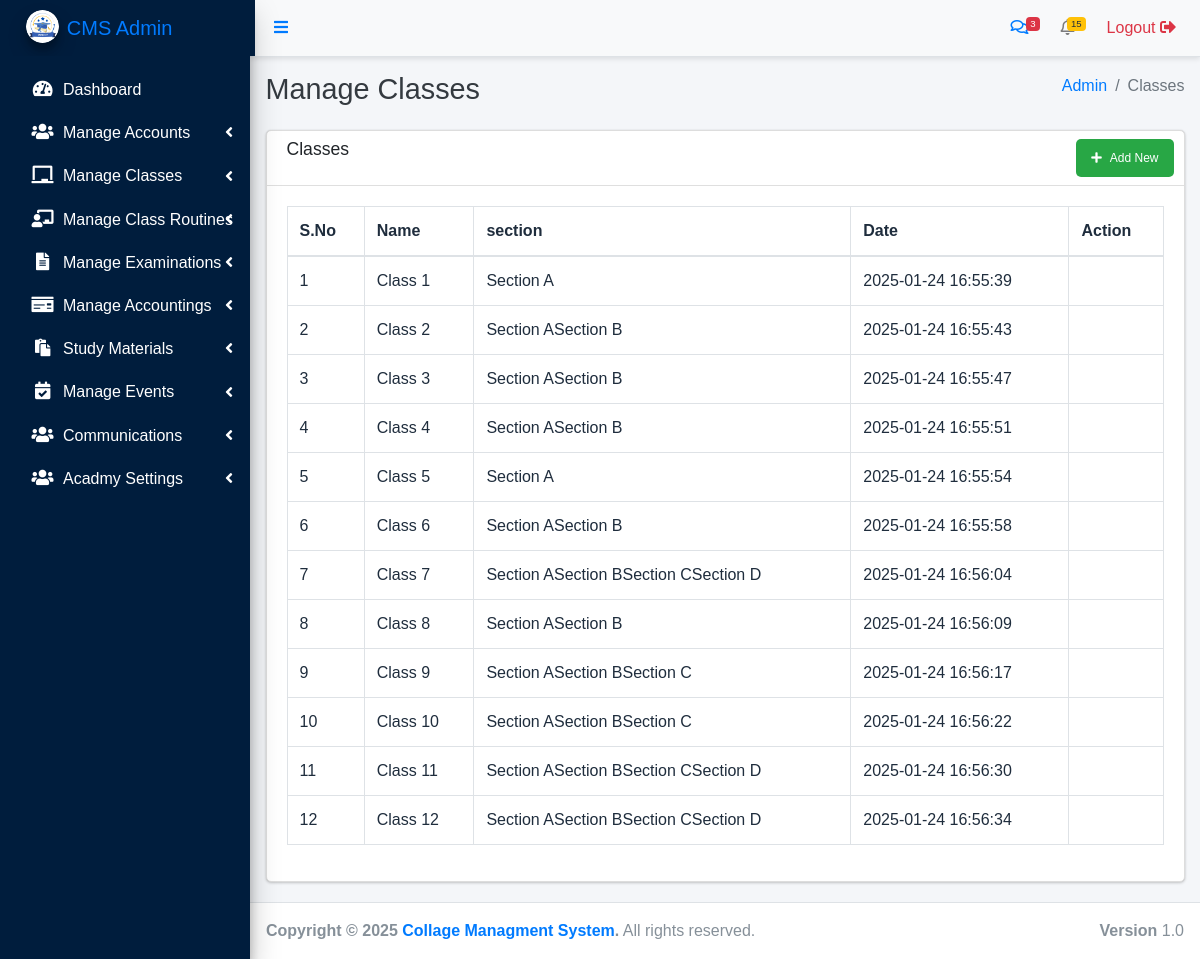
Page /admin/classes.php (signed in) on the committed database.
### tables this page shows
CREATE TABLE `posts` (
  `id` int NOT NULL AUTO_INCREMENT,
  `author` int NOT NULL DEFAULT '1',
  `title` text NOT NULL,
  `description` text NOT NULL,
  `type` varchar(100) NOT NULL,
  `publish_date` timestamp NOT NULL DEFAULT CURRENT_TIMESTAMP ON UPDATE CURRENT_TIMESTAMP,
  `modified_date` timestamp NOT NULL DEFAULT '0000-00-00 00:00:00' ON UPDATE CURRENT_TIMESTAMP,
  `status` varchar(50) NOT NULL,
  `parent` int NOT NULL,
  PRIMARY KEY (`id`)
);

CREATE TABLE `metadata` (
  `id` int NOT NULL AUTO_INCREMENT,
  `item_id` int NOT NULL,
  `meta_key` text NOT NULL,
  `meta_value` text NOT NULL,
  PRIMARY KEY (`id`)
);

### includes/functions.php (called while the page is built, shortened)
<?php
function get_post(array $args = [])
{
    global $db_conn;
    if(!empty($args))
    {
        $condition = "WHERE 0 ";
        foreach($args as $k => $v)
        {
            $v = (string)$v;
            $condition_ar[] = "$k = '$v'";
        }
        if ($condition_ar > 0) {
            $condition = "WHERE " . implode(" AND ", $condition_ar);
        }
    };
    $sql = "SELECT * FROM posts $condition";
    $query = mysqli_query($db_conn,$sql);
    return mysqli_fetch_object($query);
}
function get_posts(array $args = [],string $type = 'object')
{
    global $db_conn;
    $condition = "WHERE 0 ";
    if(!empty($args))
    {
        foreach($args as $k => $v)
        {
            $v = (string)$v;
            $condition_ar[] = "$k = '$v'";
        }
        if ($condition_ar > 0) {
            $condition = "WHERE " . implode(" AND ", $condition_ar);
        }
    };
    $sql = "SELECT * FROM posts $condition";
    $query = mysqli_query($db_conn,$sql);
    return data_output($query , $type);
}
function get_metadata($item_id,$meta_key='',$type ='object')
{
    global $db_conn;
    $query = mysqli_query($db_conn,"SELECT * FROM metadata WHERE item_id = $item_id");
    if(!empty($meta_key))
    {
        $query = mysqli_query($db_conn,"SELECT * FROM metadata WHERE item_id = $item_id AND meta_key = '$meta_key'");
    }
    return data_output($query , $type);
}
function data_output($query , $type ='object')
{
    $output = array();
    if($type == 'object')
    {
        while ($result = mysqli_fetch_object($query)) {
            $output[] = $result;
        }
    }
    else
    {
        while ($result = mysqli_fetch_assoc($query)) {
            $output[] = $result;
        }
    }
    return $output;
}
?>

### admin/classes.php (the view, shortened to what this page needs)
<?php include('header.php'); ?>
<?php include('sidebar.php'); ?>
<div class="content-header">
  <div class="container-fluid">
    <div class="row mb-2">
      <div class="col-sm-6">
        <h1 class="m-0 text-dark">Manage Classes</h1>
      </div>
      <div class="col-sm-6">
        <ol class="breadcrumb float-sm-right">
          <li class="breadcrumb-item"><a href="">Admin</a></li>
          <li class="breadcrumb-item active">Classes</li>
        </ol>
      </div>
    </div>
  </div>
</div>
<section class="content">
  <div class="container-fluid">
    <?php
    if (isset($_REQUEST['action'])) { ?>
      <div class="card">
        <div class="card-header py-2">
          <h3 class="card-title">
            Add New class</h3>
        </div>
        <div class="card-body">
          <form action="" method="POST">
            <div class="form-group">
              <label for="title">Title</label>
              <input type="text" name="title" placeholder="Title" required class="form-control">
            </div>
            <div class="form-group">
              <label for="title">Sections</label>
              <?php
              $args = array(
                'type' => 'section',
                'status' => 'publish',
              );
              $sections = get_posts($args);
              foreach($sections as $key => $section){ ?>
                <div>
                  <label for="<?php echo $key ?>">
                    <input type="checkbox" name="section[]" id="<?php echo $key ?>" value="<?= $section->id ?>" placeholder="section">
                    <?php echo $section->title ?>
                  </label>
                </div>
              <?php
              } ?>
            </div>
            <button name="submit" class="btn btn-success">Submit</button>
          </form>
        </div>
      </div>
    <?php } else { ?>
      <div class="card">
        <div class="card-header py-2">
          <h3 class="card-title">Classes</h3>
          <div class="card-tools">
            <a href="?action=add-new" class="btn btn-success btn-xs"><i class="fa fa-plus mr-2"></i>Add New</a>
          </div>
        </div>
        <div class="card-body">
          <div class="table-responsive bg-white">
            <table class="table table-bordered">
              <thead>
                <tr>
                  <th>S.No</th>
                  <th>Name</th>
                  <th>section</th>
                  <th>Date</th>
                  <th>Action</th>
                </tr>
              </thead>
              <tbody>
                <?php
                $count = 1;
                $args = array(
                  'type' => 'class',
                  'status' => 'publish',
                );
                $classes = get_posts($args);
                foreach ($classes as $class) { ?>
                  <tr>
                    <td><?= $count++ ?></td>
                    <td>Class <?= $class->title ?></td>
                    <td>
                      <?php
                      $class_meta = get_metadata($class->id, 'section');
                      foreach ($class_meta as $meta) {
                        $section = get_post(array('id' => $meta->meta_value));
                        echo $section->title;
                      } ?>
                    </td>
                    <td><?= $class->publish_date ?></td>
                    <td></td>
                  </tr>
                <?php } ?>
              </tbody>
            </table>
          </div>
        </div>
      </div>
    <?php } ?>
  </div>
</section>
<?php include('footer.php'); ?>

### admin/header.php (shortened to what this page needs)
<?php
   $site_url = 'http://localhost:8012/MCA_FinalProject/';
?>
<!DOCTYPE html>
<html lang="en">
<head>
  <link rel="stylesheet" href="../plugins/fontawesome-free/css/all.min.css">
  <link rel="stylesheet" href="../plugins/overlayScrollbars/css/OverlayScrollbars.min.css">
  <link rel="stylesheet" href="../plugins/datatables-bs4/css/dataTables.bootstrap4.min.css">
  <link rel="stylesheet" href="../plugins/datatables-responsive/css/responsive.bootstrap4.min.css">
  <link rel="stylesheet" href="../plugins/datatables-buttons/css/buttons.bootstrap4.min.css">
  <link rel="stylesheet" href="../plugins/select2/css/select2.min.css">
  <link rel="stylesheet" href="../plugins/select2-bootstrap4-theme/select2-bootstrap4.min.css">
  <link rel="stylesheet" href="../dist/css/adminlte.min.css">
</head>
<body class="hold-transition sidebar-mini layout-fixed layout-navbar-fixed layout-footer-fixed">
<div class="wrapper">

### admin/sidebar.php (shortened to what this page needs)
<nav class="main-header navbar navbar-expand navbar-white navbar-light"  style="background-color: #f8f9fa; box-shadow: 0 2px 5px rgba(0,0,0,0.1);">
   <ul class="navbar-nav">
     <li class="nav-item">
       <a class="nav-link" data-widget="pushmenu" href="#" role="button" style="transition: color 0.3s; color: #007bff;" onmouseover="this.style.color='#0056b3'" onmouseout="this.style.color='#007bff'">
         <i class="fas fa-bars"></i></a>
     </li>
   </ul>
  <ul class="navbar-nav ml-auto">
     <li class="nav-item dropdown">
       <a class="nav-link" data-toggle="dropdown" href="#" style="color: #007bff;">
         <i class="far fa-comments"></i>
         <span class="badge badge-danger navbar-badge">3</span>
       </a>
     </li>
     <li class="nav-item dropdown">
       <a class="nav-link" data-toggle="dropdown" href="#">
         <span class="badge badge-warning navbar-badge">15</span>
       </a>
     </li>
     <li class="nav-item">
       <a href="../logout.php" class="nav-link" title="Logout" style="color: #dc3545;">
       Logout <i class="fa fa-sign-out-alt"></i>
       </a>
     </li>
   </ul>
 </nav>
 <aside class="main-sidebar elevation-4" style="background-color: #001d3d; padding: 5px;">
   <a href="<?=$site_url?>/admin/dashboard.php" class="brand-link" style="background-color: #001d3d;">
     <img src="../dist/img/icon.png" alt="AdminLTE Logo" class="brand-image img-circle elevation-3" style="opacity: 1;">
     <span class="brand-text font-weight-light">CMS Admin</span>
   </a>
   <div class="sidebar">
   <nav class="mt-2">
       <ul class="nav nav-pills nav-sidebar flex-column" data-widget="treeview" role="menu" data-accordion="false">
         <li class="nav-item">
           <a href="<?=$site_url?>admin/dashboard.php" class="nav-link" style="color: #ffffff;">
             <i class="nav-icon fas fa-tachometer-alt"></i>
             <p>Dashboard</p>
           </a>
         </li>
         <li class="nav-item has-treeview" >
           <a href="#" class="nav-link" style="color: #ffffff;">
             <i class="nav-icon fas fa-users"></i>
             <p>
               Manage Accounts
               <i class="fas fa-angle-left right"></i>
             </p>
           </a>
         </li>
         <li class="nav-item has-treeview" style="color: #ffffff;">
           <a href="#" class="nav-link" style="color: #ffffff;">
             <i class="nav-icon fas fa-chalkboard"></i>
             <p>
               Manage Classes
               <i class="fas fa-angle-left right"></i>
             </p>
           </a>
         </li>
         <li class="nav-item has-treeview" style="color: #ffffff;">
           <a href="#" class="nav-link" style="color: #ffffff;">
             <i class="nav-icon fas fa-chalkboard-teacher"></i>
             <p>
               Manage Class Routines
               <i class="fas fa-angle-left right"></i>
             </p>
           </a>
         </li>
         <li class="nav-item has-treeview">
           <a href="#" class="nav-link" style="color: #ffffff;">
             <i class="nav-icon fas fa-file-alt"></i>
             <p>
               Manage Examinations
               <i class="fas fa-angle-left right"></i>
             </p>
           </a>
         </li>
         <li class="nav-item has-treeview">
           <a href="#" class="nav-link" style="color: #ffffff;">
             <i class="nav-icon fas fa-money-check"></i>
             <p>
               Manage Accountings
               <i class="fas fa-angle-left right"></i>
             </p>
           </a>
         </li>
         <li class="nav-item has-treeview">
           <a href="#" class="nav-link" style="color: #ffffff;">
             <i class="nav-icon fas fa-paste"></i>
             <p>
               Study Materials
               <i class="fas fa-angle-left right"></i>
             </p>
           </a>
         </li>
         <li class="nav-item has-treeview">
           <a href="#" class="nav-link" style="color: #ffffff;">
             <i class="nav-icon fas fa-calendar-check"></i>
             <p>
               Manage Events
               <i class="fas fa-angle-left right"></i>
             </p>
           </a>
         </li>
         <li class="nav-item has-treeview">
           <a href="#" class="nav-link" style="color: #ffffff;">
             <i class="nav-icon fas fa-users"></i>
             <p>
               Communications
               <i class="fas fa-angle-left right"></i>
             </p>
           </a>
         </li>
         <li class="nav-item has-treeview">
           <a href="#" class="nav-link" style="color: #ffffff;">
             <i class="nav-icon fas fa-users"></i>
             <p>
               Acadmy Settings
               <i class="fas fa-angle-left right"></i>
             </p>
           </a>
     </nav>
   </div>
 </aside>
 <div class="content-wrapper">

### admin/footer.php (shortened to what this page needs)
  </div>
  <footer class="main-footer">
    <strong>Copyright &copy; 2025 <a href="http://project.co.in">Collage Managment System</a>.</strong>
    All rights reserved.
    <div class="float-right d-none d-sm-inline-block">
      <b>Version</b> 1.0
    </div>
  </footer>
</div>
</body>
</html>

### admin/header.php (style rules this page uses)
body { font-family: Arial, sans-serif; }
.card { margin-bottom: 20px; border: 1px solid #ddd; border-radius: 5px; }
.table { width: 100%; margin-bottom: 1rem; color: #212529; }
.table th, .table td { padding: 0.75rem; vertical-align: top; border-top: 1px solid #dee2e6; }
.btn { padding: 10px 15px; border: none; border-radius: 5px; cursor: pointer; transition: background-color 0.3s ease; }
.btn-success { background-color: #28a745; color: white; }

### rows in the picture
posts: title "1", publish_date "2025-01-24 16:55:39"
metadata: posts.title "Section A"
posts: title "2", publish_date "2025-01-24 16:55:43"
metadata: posts.title "Section A"
metadata: posts.title "Section B"
posts: title "3", publish_date "2025-01-24 16:55:47"
metadata: posts.title "Section A"
metadata: posts.title "Section B"
posts: title "4", publish_date "2025-01-24 16:55:51"
metadata: posts.title "Section A"
metadata: posts.title "Section B"
posts: title "5", publish_date "2025-01-24 16:55:54"
metadata: posts.title "Section A"
posts: title "6", publish_date "2025-01-24 16:55:58"
metadata: posts.title "Section A"
metadata: posts.title "Section B"
posts: title "7", publish_date "2025-01-24 16:56:04"
metadata: posts.title "Section A"
metadata: posts.title "Section B"
metadata: posts.title "Section C"
metadata: posts.title "Section D"
posts: title "8", publish_date "2025-01-24 16:56:09"
metadata: posts.title "Section A"
metadata: posts.title "Section B"
posts: title "9", publish_date "2025-01-24 16:56:17"
metadata: posts.title "Section A"
metadata: posts.title "Section B"
metadata: posts.title "Section C"
posts: title "10", publish_date "2025-01-24 16:56:22"
metadata: posts.title "Section A"
metadata: posts.title "Section B"
metadata: posts.title "Section C"
posts: title "11", publish_date "2025-01-24 16:56:30"
metadata: posts.title "Section A"
metadata: posts.title "Section B"
metadata: posts.title "Section C"
metadata: posts.title "Section D"
posts: title "12", publish_date "2025-01-24 16:56:34"
metadata: posts.title "Section A"
metadata: posts.title "Section B"
metadata: posts.title "Section C"
metadata: posts.title "Section D"
